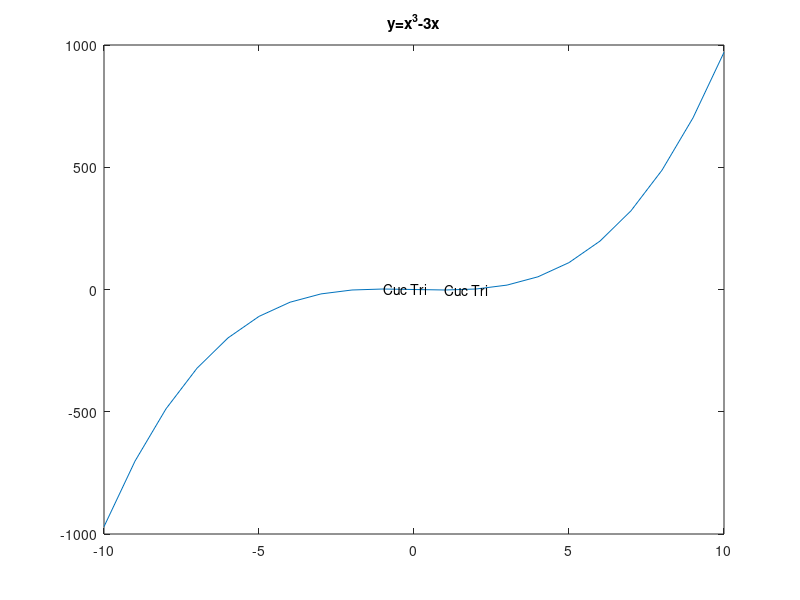
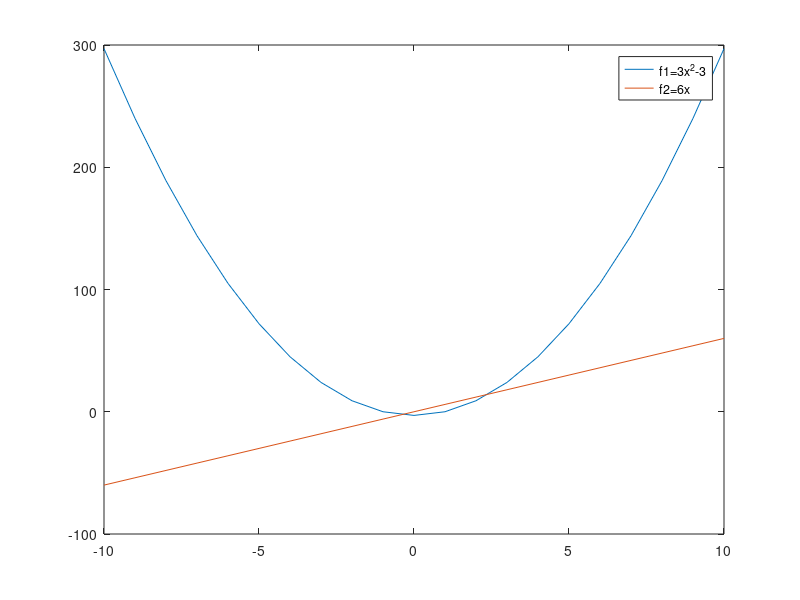

Write the MATLAB code that produced these figures, in order.
clc
clear all
close all
x=-10:1:10;
y=x.^3-3*x;
f1=3*x.^2-3;
% Cau a
figure
plot(x,y);
for i=1:21
    if f1(i)==0
        text(i-11,y(i),'Cuc Tri');
    end
end
title('y=x^{3}-3x');
% Cau b
f2=6*x;
figure
plot(x,f1);
hold on
plot(x,f2);
legend('f1=3x^{2}-3','f2=6x');
